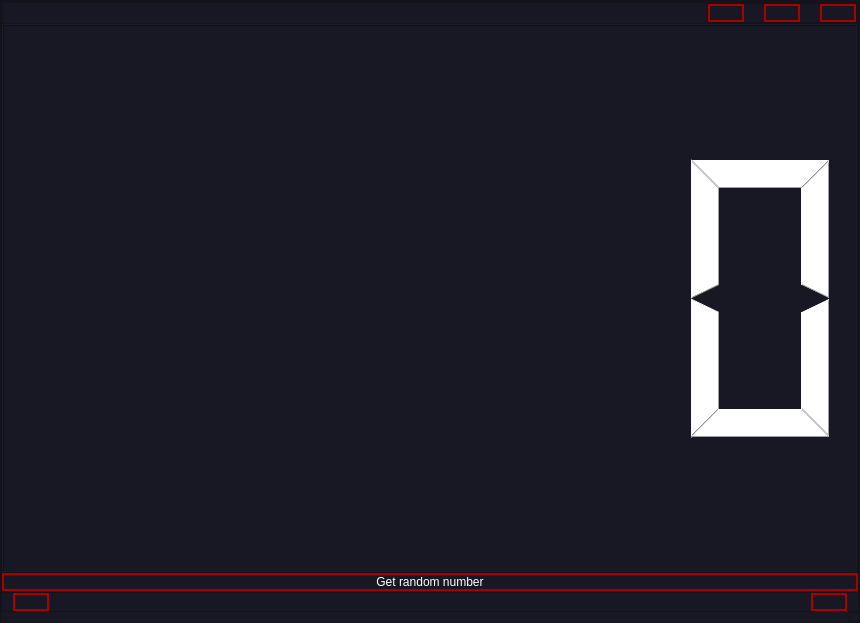
<?xml version="1.0" encoding="UTF-8"?>
<ui version="4.0">
 <class>MainWindow</class>
 <widget class="QMainWindow" name="MainWindow">
  <property name="geometry">
   <rect>
    <x>0</x>
    <y>0</y>
    <width>860</width>
    <height>623</height>
   </rect>
  </property>
  <property name="windowTitle">
   <string>Question bank</string>
  </property>
  <property name="windowIcon">
   <iconset>
    <normaloff>../../../Travel booking with mysql/icon.ico</normaloff>../../../Travel booking with mysql/icon.ico</iconset>
  </property>
  <property name="styleSheet">
   <string notr="true">*{
font:  14pt &quot;Monotype Corsiva&quot;;

}
Qframe
{
border:2px solid  rgb(99, 99, 99);
    
}
QPushButton,QLineEdit,QComboBox,QDoubleSpinBox,QSpinBox
{
    border:2px solid rgb(170, 0, 0);
    border-radius:15px;
}
QWidget
{
color: rgb(255, 255, 255);
  
	background-color:rgb(24, 24, 36);
}
QTableWidget {
color: rgb(255, 255, 255);
    gridline-color: #fffff8;
    font-size: 12pt;
}

QTableWidget QTableCornerButton::section {
color: rgb(255, 255, 255);
    background-color: #646464;
    border: 1px solid #fffff8;
}
QTableView::item:selected 
{
color:white; background:#000000; font-weight:900; 
}
QTableCornerButton::section
{
background-color:#232326;
}
QHeaderView::section
{
color:white; background-color:rgb(24, 24, 36)
}
QPushButton:hover{
	background-color: rgb(85, 170, 255);
}
QToolButton{
	border: 0px solid;
}

QToolButton:hover{
border: 0px solid;
	background-color: rgb(170, 0, 0);
}</string>
  </property>
  <widget class="QWidget" name="centralwidget">
   <layout class="QVBoxLayout" name="verticalLayout_7">
    <property name="spacing">
     <number>0</number>
    </property>
    <property name="leftMargin">
     <number>0</number>
    </property>
    <property name="topMargin">
     <number>0</number>
    </property>
    <property name="rightMargin">
     <number>0</number>
    </property>
    <property name="bottomMargin">
     <number>0</number>
    </property>
    <item>
     <widget class="QFrame" name="main_body">
      <property name="frameShape">
       <enum>QFrame::StyledPanel</enum>
      </property>
      <property name="frameShadow">
       <enum>QFrame::Raised</enum>
      </property>
      <layout class="QVBoxLayout" name="verticalLayout" stretch="1,0,0">
       <property name="spacing">
        <number>0</number>
       </property>
       <property name="leftMargin">
        <number>0</number>
       </property>
       <property name="topMargin">
        <number>0</number>
       </property>
       <property name="rightMargin">
        <number>0</number>
       </property>
       <property name="bottomMargin">
        <number>0</number>
       </property>
       <item>
        <widget class="QFrame" name="frame_7">
         <property name="frameShape">
          <enum>QFrame::StyledPanel</enum>
         </property>
         <property name="frameShadow">
          <enum>QFrame::Raised</enum>
         </property>
         <layout class="QGridLayout" name="gridLayout">
          <property name="leftMargin">
           <number>0</number>
          </property>
          <property name="topMargin">
           <number>0</number>
          </property>
          <property name="rightMargin">
           <number>0</number>
          </property>
          <property name="bottomMargin">
           <number>0</number>
          </property>
          <property name="spacing">
           <number>0</number>
          </property>
          <item row="0" column="0">
           <widget class="QFrame" name="header_frame">
            <property name="frameShape">
             <enum>QFrame::StyledPanel</enum>
            </property>
            <property name="frameShadow">
             <enum>QFrame::Raised</enum>
            </property>
            <layout class="QHBoxLayout" name="horizontalLayout_19">
             <property name="spacing">
              <number>0</number>
             </property>
             <property name="leftMargin">
              <number>0</number>
             </property>
             <property name="topMargin">
              <number>0</number>
             </property>
             <property name="rightMargin">
              <number>0</number>
             </property>
             <property name="bottomMargin">
              <number>0</number>
             </property>
             <item alignment="Qt::AlignRight">
              <widget class="QFrame" name="frame">
               <property name="styleSheet">
                <string notr="true"/>
               </property>
               <property name="frameShape">
                <enum>QFrame::StyledPanel</enum>
               </property>
               <property name="frameShadow">
                <enum>QFrame::Raised</enum>
               </property>
               <layout class="QHBoxLayout" name="horizontalLayout_18">
                <property name="spacing">
                 <number>20</number>
                </property>
                <property name="leftMargin">
                 <number>0</number>
                </property>
                <property name="topMargin">
                 <number>0</number>
                </property>
                <property name="rightMargin">
                 <number>0</number>
                </property>
                <property name="bottomMargin">
                 <number>0</number>
                </property>
                <item>
                 <widget class="QPushButton" name="minimize_window_btn">
                  <property name="maximumSize">
                   <size>
                    <width>50</width>
                    <height>50</height>
                   </size>
                  </property>
                  <property name="text">
                   <string/>
                  </property>
                  <property name="icon">
                   <iconset resource="../../modern add/icons.qrc">
                    <normaloff>:/icons/icons/arrow-down-left.svg</normaloff>:/icons/icons/arrow-down-left.svg</iconset>
                  </property>
                 </widget>
                </item>
                <item>
                 <widget class="QPushButton" name="restore_btn">
                  <property name="maximumSize">
                   <size>
                    <width>50</width>
                    <height>50</height>
                   </size>
                  </property>
                  <property name="text">
                   <string/>
                  </property>
                  <property name="icon">
                   <iconset resource="../../modern add/icons.qrc">
                    <normaloff>:/icons/icons/maximize-2.svg</normaloff>:/icons/icons/maximize-2.svg</iconset>
                  </property>
                 </widget>
                </item>
                <item>
                 <widget class="QPushButton" name="close_window_btn">
                  <property name="maximumSize">
                   <size>
                    <width>50</width>
                    <height>50</height>
                   </size>
                  </property>
                  <property name="text">
                   <string/>
                  </property>
                  <property name="icon">
                   <iconset resource="../../modern add/icons.qrc">
                    <normaloff>:/icons/icons/x.svg</normaloff>:/icons/icons/x.svg</iconset>
                  </property>
                 </widget>
                </item>
               </layout>
              </widget>
             </item>
            </layout>
           </widget>
          </item>
          <item row="1" column="0">
           <widget class="QStackedWidget" name="stackedWidget">
            <property name="currentIndex">
             <number>0</number>
            </property>
            <widget class="QWidget" name="random_number_page">
             <layout class="QGridLayout" name="gridLayout_3">
              <property name="leftMargin">
               <number>0</number>
              </property>
              <property name="topMargin">
               <number>0</number>
              </property>
              <property name="rightMargin">
               <number>0</number>
              </property>
              <property name="bottomMargin">
               <number>0</number>
              </property>
              <property name="spacing">
               <number>0</number>
              </property>
              <item row="0" column="0">
               <layout class="QHBoxLayout" name="horizontalLayout_2">
                <item>
                 <layout class="QVBoxLayout" name="verticalLayout_3">
                  <item>
                   <widget class="QLCDNumber" name="rand_number_lcd">
                    <property name="frameShape">
                     <enum>QFrame::Box</enum>
                    </property>
                    <property name="mode">
                     <enum>QLCDNumber::Dec</enum>
                    </property>
                    <property name="segmentStyle">
                     <enum>QLCDNumber::Filled</enum>
                    </property>
                   </widget>
                  </item>
                  <item>
                   <widget class="QPushButton" name="get_rand_number_btn">
                    <property name="text">
                     <string>Get random number</string>
                    </property>
                   </widget>
                  </item>
                 </layout>
                </item>
               </layout>
              </item>
             </layout>
            </widget>
            <widget class="QWidget" name="question_page">
             <layout class="QGridLayout" name="gridLayout_5">
              <item row="0" column="0">
               <widget class="QFrame" name="frame_10">
                <property name="frameShape">
                 <enum>QFrame::StyledPanel</enum>
                </property>
                <property name="frameShadow">
                 <enum>QFrame::Raised</enum>
                </property>
                <layout class="QVBoxLayout" name="verticalLayout_4">
                 <item>
                  <widget class="QFrame" name="frame_11">
                   <property name="styleSheet">
                    <string notr="true">font: 32pt;</string>
                   </property>
                   <property name="frameShape">
                    <enum>QFrame::StyledPanel</enum>
                   </property>
                   <property name="frameShadow">
                    <enum>QFrame::Raised</enum>
                   </property>
                   <layout class="QGridLayout" name="gridLayout_7">
                    <item row="0" column="0">
                     <widget class="QLabel" name="question_lbl">
                      <property name="text">
                       <string>ما هو اسمك؟</string>
                      </property>
                      <property name="alignment">
                       <set>Qt::AlignCenter</set>
                      </property>
                     </widget>
                    </item>
                   </layout>
                  </widget>
                 </item>
                 <item alignment="Qt::AlignTop">
                  <widget class="QFrame" name="frame_12">
                   <property name="styleSheet">
                    <string notr="true">font: 24pt ;</string>
                   </property>
                   <property name="frameShape">
                    <enum>QFrame::StyledPanel</enum>
                   </property>
                   <property name="frameShadow">
                    <enum>QFrame::Raised</enum>
                   </property>
                   <layout class="QGridLayout" name="gridLayout_8">
                    <item row="0" column="0">
                     <layout class="QGridLayout" name="gridLayout_6">
                      <item row="0" column="0">
                       <widget class="QPushButton" name="answer_2_btn">
                        <property name="text">
                         <string>PushButton</string>
                        </property>
                       </widget>
                      </item>
                      <item row="0" column="1" rowspan="2">
                       <widget class="QLabel" name="timer_lbl">
                        <property name="font">
                         <font>
                          <family>Monotype Corsiva</family>
                          <pointsize>30</pointsize>
                          <weight>50</weight>
                          <italic>false</italic>
                          <bold>false</bold>
                         </font>
                        </property>
                        <property name="styleSheet">
                         <string notr="true">font: 30pt ;</string>
                        </property>
                        <property name="text">
                         <string>30</string>
                        </property>
                        <property name="alignment">
                         <set>Qt::AlignCenter</set>
                        </property>
                       </widget>
                      </item>
                      <item row="0" column="2">
                       <widget class="QPushButton" name="answer_1_btn">
                        <property name="styleSheet">
                         <string notr="true"/>
                        </property>
                        <property name="text">
                         <string>مارك</string>
                        </property>
                       </widget>
                      </item>
                      <item row="1" column="0">
                       <widget class="QPushButton" name="answer_4_btn">
                        <property name="text">
                         <string>PushButton</string>
                        </property>
                       </widget>
                      </item>
                      <item row="1" column="2">
                       <widget class="QPushButton" name="answer_3_btn">
                        <property name="text">
                         <string>PushButton</string>
                        </property>
                       </widget>
                      </item>
                     </layout>
                    </item>
                   </layout>
                  </widget>
                 </item>
                </layout>
               </widget>
              </item>
             </layout>
            </widget>
            <widget class="QWidget" name="result_page">
             <layout class="QHBoxLayout" name="horizontalLayout" stretch="1,1">
              <property name="leftMargin">
               <number>0</number>
              </property>
              <property name="topMargin">
               <number>0</number>
              </property>
              <property name="rightMargin">
               <number>0</number>
              </property>
              <property name="bottomMargin">
               <number>0</number>
              </property>
              <item>
               <widget class="QFrame" name="frame_3">
                <property name="styleSheet">
                 <string notr="true">border:2px solid rgb(0, 0, 255);

</string>
                </property>
                <property name="frameShape">
                 <enum>QFrame::StyledPanel</enum>
                </property>
                <property name="frameShadow">
                 <enum>QFrame::Raised</enum>
                </property>
                <layout class="QVBoxLayout" name="verticalLayout_2" stretch="0,0">
                 <property name="spacing">
                  <number>0</number>
                 </property>
                 <property name="leftMargin">
                  <number>0</number>
                 </property>
                 <property name="topMargin">
                  <number>0</number>
                 </property>
                 <property name="rightMargin">
                  <number>0</number>
                 </property>
                 <property name="bottomMargin">
                  <number>0</number>
                 </property>
                 <item>
                  <widget class="QFrame" name="frame_2">
                   <property name="frameShape">
                    <enum>QFrame::StyledPanel</enum>
                   </property>
                   <property name="frameShadow">
                    <enum>QFrame::Raised</enum>
                   </property>
                   <layout class="QHBoxLayout" name="horizontalLayout_6">
                    <item>
                     <layout class="QHBoxLayout" name="horizontalLayout_3">
                      <item>
                       <widget class="QPushButton" name="boys_false_btn">
                        <property name="text">
                         <string>False</string>
                        </property>
                        <property name="icon">
                         <iconset resource="../../modern add/icons.qrc">
                          <normaloff>:/icons/icons/x.svg</normaloff>:/icons/icons/x.svg</iconset>
                        </property>
                       </widget>
                      </item>
                      <item>
                       <widget class="QPushButton" name="boys_result_btn">
                        <property name="styleSheet">
                         <string notr="true">border:2px solid rgb(0, 0, 255);

border-radius:5px;

</string>
                        </property>
                        <property name="text">
                         <string>Boys</string>
                        </property>
                       </widget>
                      </item>
                      <item>
                       <widget class="QPushButton" name="boys_true_btn">
                        <property name="text">
                         <string>True</string>
                        </property>
                        <property name="icon">
                         <iconset resource="../../modern add/icons.qrc">
                          <normaloff>:/icons/icons/check.svg</normaloff>:/icons/icons/check.svg</iconset>
                        </property>
                       </widget>
                      </item>
                     </layout>
                    </item>
                   </layout>
                  </widget>
                 </item>
                 <item>
                  <widget class="QFrame" name="frame_6">
                   <property name="styleSheet">
                    <string notr="true"/>
                   </property>
                   <property name="frameShape">
                    <enum>QFrame::StyledPanel</enum>
                   </property>
                   <property name="frameShadow">
                    <enum>QFrame::Raised</enum>
                   </property>
                   <layout class="QVBoxLayout" name="verticalLayout_6">
                    <property name="spacing">
                     <number>0</number>
                    </property>
                    <property name="leftMargin">
                     <number>0</number>
                    </property>
                    <property name="topMargin">
                     <number>0</number>
                    </property>
                    <property name="rightMargin">
                     <number>0</number>
                    </property>
                    <property name="bottomMargin">
                     <number>0</number>
                    </property>
                    <item>
                     <widget class="QLabel" name="boys_score_lbl">
                      <property name="font">
                       <font>
                        <family>Monotype Corsiva</family>
                        <pointsize>24</pointsize>
                        <weight>50</weight>
                        <italic>false</italic>
                        <bold>false</bold>
                       </font>
                      </property>
                      <property name="styleSheet">
                       <string notr="true">font: 24pt ;</string>
                      </property>
                      <property name="text">
                       <string>Score:</string>
                      </property>
                     </widget>
                    </item>
                    <item>
                     <widget class="QScrollArea" name="scrollArea">
                      <property name="styleSheet">
                       <string notr="true">
*{
border:0px solid  rgb(99, 99, 99);

}

QPushButton
{
    border:2px solid rgb(0, 0, 255);

}</string>
                      </property>
                      <property name="widgetResizable">
                       <bool>true</bool>
                      </property>
                      <widget class="QWidget" name="scrollAreaWidgetContents">
                       <property name="geometry">
                        <rect>
                         <x>0</x>
                         <y>0</y>
                         <width>417</width>
                         <height>425</height>
                        </rect>
                       </property>
                       <property name="styleSheet">
                        <string notr="true"/>
                       </property>
                       <layout class="QGridLayout" name="gridLayout_2">
                        <property name="leftMargin">
                         <number>0</number>
                        </property>
                        <property name="topMargin">
                         <number>0</number>
                        </property>
                        <property name="rightMargin">
                         <number>0</number>
                        </property>
                        <property name="bottomMargin">
                         <number>0</number>
                        </property>
                        <property name="spacing">
                         <number>0</number>
                        </property>
                        <item row="0" column="0">
                         <layout class="QVBoxLayout" name="boys_layout"/>
                        </item>
                       </layout>
                      </widget>
                     </widget>
                    </item>
                   </layout>
                  </widget>
                 </item>
                </layout>
               </widget>
              </item>
              <item>
               <widget class="QFrame" name="frame_4">
                <property name="styleSheet">
                 <string notr="true">border:2px solid rgb(255, 164, 205);</string>
                </property>
                <property name="frameShape">
                 <enum>QFrame::StyledPanel</enum>
                </property>
                <property name="frameShadow">
                 <enum>QFrame::Raised</enum>
                </property>
                <layout class="QVBoxLayout" name="verticalLayout_5" stretch="0,1">
                 <property name="spacing">
                  <number>0</number>
                 </property>
                 <property name="leftMargin">
                  <number>0</number>
                 </property>
                 <property name="topMargin">
                  <number>0</number>
                 </property>
                 <property name="rightMargin">
                  <number>0</number>
                 </property>
                 <property name="bottomMargin">
                  <number>0</number>
                 </property>
                 <item>
                  <widget class="QFrame" name="frame_5">
                   <property name="frameShape">
                    <enum>QFrame::StyledPanel</enum>
                   </property>
                   <property name="frameShadow">
                    <enum>QFrame::Raised</enum>
                   </property>
                   <layout class="QHBoxLayout" name="horizontalLayout_5">
                    <property name="spacing">
                     <number>11</number>
                    </property>
                    <property name="leftMargin">
                     <number>11</number>
                    </property>
                    <property name="topMargin">
                     <number>11</number>
                    </property>
                    <property name="rightMargin">
                     <number>11</number>
                    </property>
                    <property name="bottomMargin">
                     <number>11</number>
                    </property>
                    <item>
                     <layout class="QHBoxLayout" name="horizontalLayout_4">
                      <item>
                       <widget class="QPushButton" name="girls_false_btn">
                        <property name="text">
                         <string>False</string>
                        </property>
                        <property name="icon">
                         <iconset resource="../../modern add/icons.qrc">
                          <normaloff>:/icons/icons/x.svg</normaloff>:/icons/icons/x.svg</iconset>
                        </property>
                       </widget>
                      </item>
                      <item>
                       <widget class="QPushButton" name="girls_result_btn">
                        <property name="styleSheet">
                         <string notr="true">border:2px solid rgb(255, 164, 205);

border-radius:5px;

</string>
                        </property>
                        <property name="text">
                         <string>Girls</string>
                        </property>
                       </widget>
                      </item>
                      <item>
                       <widget class="QPushButton" name="girls_true_btn">
                        <property name="text">
                         <string>True</string>
                        </property>
                        <property name="icon">
                         <iconset resource="../../modern add/icons.qrc">
                          <normaloff>:/icons/icons/check.svg</normaloff>:/icons/icons/check.svg</iconset>
                        </property>
                       </widget>
                      </item>
                     </layout>
                    </item>
                   </layout>
                  </widget>
                 </item>
                 <item>
                  <widget class="QFrame" name="frame_8">
                   <property name="frameShape">
                    <enum>QFrame::StyledPanel</enum>
                   </property>
                   <property name="frameShadow">
                    <enum>QFrame::Raised</enum>
                   </property>
                   <layout class="QVBoxLayout" name="verticalLayout_8">
                    <property name="spacing">
                     <number>0</number>
                    </property>
                    <property name="leftMargin">
                     <number>0</number>
                    </property>
                    <property name="topMargin">
                     <number>0</number>
                    </property>
                    <property name="rightMargin">
                     <number>0</number>
                    </property>
                    <property name="bottomMargin">
                     <number>0</number>
                    </property>
                    <item>
                     <widget class="QLabel" name="girls_score_lbl">
                      <property name="styleSheet">
                       <string notr="true">font: 24pt ;</string>
                      </property>
                      <property name="text">
                       <string>Score:</string>
                      </property>
                     </widget>
                    </item>
                    <item>
                     <widget class="QScrollArea" name="scrollArea_2">
                      <property name="styleSheet">
                       <string notr="true">
*{
border:0px solid  rgb(99, 99, 99);

}

QPushButton
{
    border:2px solid rgb(0, 0, 255);

}</string>
                      </property>
                      <property name="widgetResizable">
                       <bool>true</bool>
                      </property>
                      <widget class="QWidget" name="scrollAreaWidgetContents_2">
                       <property name="geometry">
                        <rect>
                         <x>0</x>
                         <y>0</y>
                         <width>416</width>
                         <height>425</height>
                        </rect>
                       </property>
                       <layout class="QGridLayout" name="gridLayout_4">
                        <property name="leftMargin">
                         <number>0</number>
                        </property>
                        <property name="topMargin">
                         <number>0</number>
                        </property>
                        <property name="rightMargin">
                         <number>0</number>
                        </property>
                        <property name="bottomMargin">
                         <number>0</number>
                        </property>
                        <property name="spacing">
                         <number>0</number>
                        </property>
                        <item row="0" column="0">
                         <layout class="QVBoxLayout" name="girls_layout"/>
                        </item>
                       </layout>
                      </widget>
                     </widget>
                    </item>
                   </layout>
                  </widget>
                 </item>
                </layout>
               </widget>
              </item>
             </layout>
            </widget>
           </widget>
          </item>
         </layout>
        </widget>
       </item>
       <item>
        <widget class="QFrame" name="frame_9">
         <property name="frameShape">
          <enum>QFrame::StyledPanel</enum>
         </property>
         <property name="frameShadow">
          <enum>QFrame::Raised</enum>
         </property>
         <layout class="QHBoxLayout" name="horizontalLayout_7">
          <property name="spacing">
           <number>0</number>
          </property>
          <property name="leftMargin">
           <number>11</number>
          </property>
          <property name="topMargin">
           <number>0</number>
          </property>
          <property name="rightMargin">
           <number>11</number>
          </property>
          <property name="bottomMargin">
           <number>0</number>
          </property>
          <item alignment="Qt::AlignLeft">
           <widget class="QPushButton" name="back_btn">
            <property name="text">
             <string/>
            </property>
            <property name="icon">
             <iconset resource="../../modern add/icons.qrc">
              <normaloff>:/icons/icons/skip-back.svg</normaloff>:/icons/icons/skip-back.svg</iconset>
            </property>
            <property name="iconSize">
             <size>
              <width>40</width>
              <height>30</height>
             </size>
            </property>
           </widget>
          </item>
          <item alignment="Qt::AlignRight">
           <widget class="QPushButton" name="next_btn">
            <property name="text">
             <string/>
            </property>
            <property name="icon">
             <iconset resource="../../modern add/icons.qrc">
              <normaloff>:/icons/icons/skip-forward.svg</normaloff>:/icons/icons/skip-forward.svg</iconset>
            </property>
            <property name="iconSize">
             <size>
              <width>40</width>
              <height>30</height>
             </size>
            </property>
           </widget>
          </item>
         </layout>
        </widget>
       </item>
       <item alignment="Qt::AlignRight">
        <widget class="QFrame" name="size_grip">
         <property name="minimumSize">
          <size>
           <width>10</width>
           <height>10</height>
          </size>
         </property>
         <property name="maximumSize">
          <size>
           <width>10</width>
           <height>10</height>
          </size>
         </property>
         <property name="frameShape">
          <enum>QFrame::StyledPanel</enum>
         </property>
         <property name="frameShadow">
          <enum>QFrame::Raised</enum>
         </property>
        </widget>
       </item>
      </layout>
     </widget>
    </item>
   </layout>
  </widget>
 </widget>
 <resources>
  <include location="../../modern add/icons.qrc"/>
 </resources>
 <connections/>
</ui>
